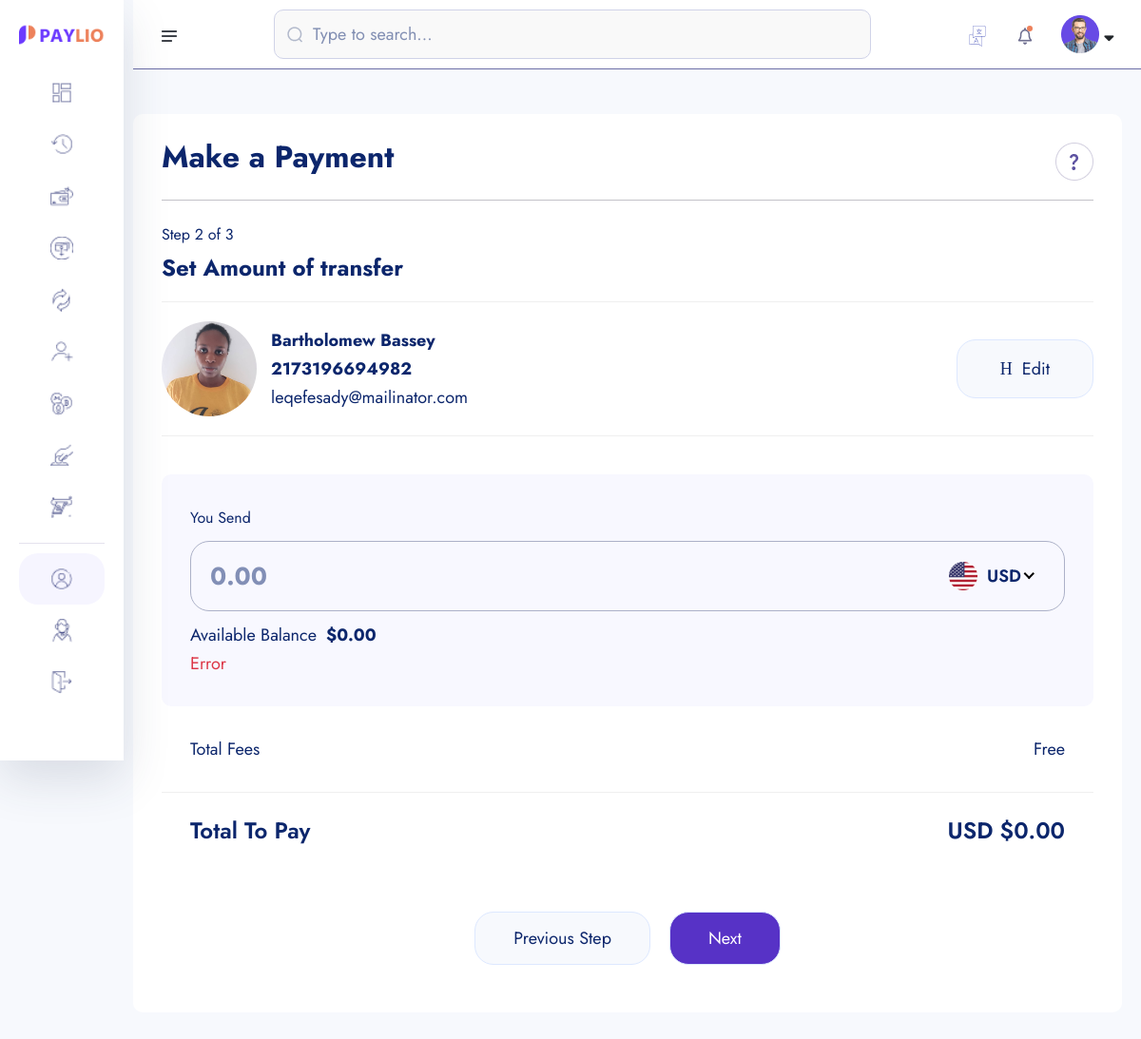
Page /account-transfer/2173196694982 (signed in) on the committed database.
### account/models.py (models this page shows, shortened)
class Account(models.Model):
    id = models.UUIDField(primary_key=True, unique=True,
                          default=uuid.uuid4, editable=False)
    user = models.OneToOneField(User, on_delete=models.CASCADE)
    account_balance = models.DecimalField(
        max_digits=12, decimal_places=2, default=0.00)
    account_number = ShortUUIDField(
        length=10, max_length=25, prefix="217", alphabet="123456789")
    account_id = ShortUUIDField(
        unique=True, length=7, max_length=25, prefix="DEX", alphabet="123456789")
    pin_number = ShortUUIDField(
        unique=True, length=4, max_length=7, prefix="217", alphabet="123456789")
    ref_code = ShortUUIDField(unique=True, length=10,
                              max_length=25, alphabet="abcdefgh123456789")
    account_status = models.CharField(
        max_length=100, choices=ACCOUNT_STATUS, default="in-active")
    date = models.DateTimeField(auto_now_add=True)
    kyc_submitted = models.BooleanField(default=False)
    kyc_confirmed = models.BooleanField(default=False)
    recommended_by = models.ForeignKey(
        User, on_delete=models.DO_NOTHING, blank=True, null=True, related_name='recommended_by')
    class Meta:
        ordering = ['date']

class Kyc(models.Model):
    id = models.UUIDField(primary_key=True, unique=True,
                          default=uuid.uuid4, editable=False)
    user = models.OneToOneField(User, on_delete=models.CASCADE)
    account = models.OneToOneField(Account, on_delete=models.CASCADE)
    full_name = models.CharField(max_length=1000)
    image = models.ImageField(upload_to="kyc", default="default.jpg")
    marital_status = models.CharField(choices=MARITAL_STATUS, max_length=40)
    gender = models.CharField(choices=GENDER, max_length=40, default="default")
    identity_type = models.CharField(choices=IDENTITY_TYPE, max_length=40)
    identity_image = models.ImageField(
        upload_to="kyc", null=False, blank=False, default=None)
    date_of_birth = models.DateTimeField(auto_now_add=False)
    signature = models.ImageField(upload_to="kyc")
    country = models.CharField(max_length=100)
    state = models.CharField(max_length=100)
    city = models.CharField(max_length=100)
    mobile = models.CharField(max_length=1000)
    fax = models.CharField(max_length=1000)
    date = models.DateTimeField(auto_now_add=True)

### userauth/models.py (models this page shows, shortened)
class User(AbstractUser):
    (
        username_,
        email_,
        is_staff_
    ) = HELP_TEXT_AND_VERBOSE_NAME["user"].values()
    username = models.CharField(
        max_length=50,
        help_text = username_[0],
        verbose_name = username_[1]
        )
    email = models.EmailField(
        max_length=254,
        unique=True,
        help_text = email_[0],
        verbose_name = email_[1]
        )
    is_staff = models.BooleanField(
        default=False,
        help_text=is_staff_[0],
        verbose_name=is_staff_[1]
        )
    USERNAME_FIELD = 'email'
    REQUIRED_FIELDS = ['username']

### core/transfer.py (the view)
# urls.py: path("account-transfer/<account_number>", transfer.AmountTransfer,
def AmountTransfer(request, account_number):
    try:
        account = Account.objects.get(account_number=account_number)
    except Account.DoesNotExist:
        messages.warning(request, "Account does not exist.")
        return redirect("core:search-account")
    context = {
        "account": account,
    }
    return render(request, "transfer/account-transfer.html", context)

### templates/transfer/account-transfer.html (shortened to what this page needs)
{% extends 'partials/dashboard_base.html' %}
{% load static %}
{% load humanize %}
{% block content %}
<section class="dashboard-section body-collapse pay step step-2">
    <div class="overlay pt-120">
        <div class="container-fruid">
            <div class="main-content">
                <div class="head-area d-flex align-items-center justify-content-between">
                    <h4>Make a Payment</h4>
                    <div class="icon-area">
                        <img src="{% static 'assets/images/icon/support-icon.png' %}" alt="icon">
                    </div>
                </div>
                <div class="choose-recipient">
                    <div class="step-area">
                        <span class="mdr">Step 2 of 3</span>
                        <h5>Set Amount of transfer</h5>
                    </div>
                    <div class="user-select">
                        <div class="single-user">
                            <div class="left d-flex align-items-center">
                                <div class="img-area">
                                    <img src="{{ account.user.kyc.image.url }}" alt="image" style="width: 100px; height: 100px; border-radius:50%; object-fit:cover;">
                                </div>
                                <div class="text-area">
                                    <p>{{ account.user.kyc.full_name|title }}</p>
                                    <p>{{ account.account_number }}</p>
                                    <span class="mdr"><a href="/cdn-cgi/l/email-protection" class="__cf_email__" data-cfemail="773f12051a1619444237101a161e1b5914181a">{{ account.user.email }}</a></span>
                                </div>
                            </div>
                            <div class="right">
                                <a href="{% url 'core:search-account' %}">
                                    <i class="icon-h-edit"></i>
                                    Edit
                                </a>
                            </div>
                        </div>
                    </div>
                </div>
                <form action="#">
                    <div class="send-banance">
                        <span class="mdr">You Send</span>
                        <div class="input-area">
                            <input class="xxlr" onkeyup="CalculateBalance()" placeholder="{{request.user.account.account_balance|intcomma}}" type="number" id="amount-send">
                        </div>
                        <p>Available Balance<b>${{request.user.account.account_balance|intcomma}}</b></p>
                        <p class="text-danger" id="error-div">Error</p>
                    </div>
                    <ul class="total-fees">
                        <li>Total Fees</li>
                        <li>Free</li>
                    </ul>
                    <ul class="total-fees pay">
                        <li>
                            <h5>Total To Pay</h5>
                        </li>
                        <li>
                            <h5 id="total-to-pay">USD $0.00</h5>
                        </li>
                    </ul>
                    <div class="footer-area mt-40">
                        <a href="pay-step-1.html">Previous Step</a>
                        <a href="pay-step-3.html" class="active">Next</a>
                    </div>
                </form>
            </div>
        </div>
    </div>
</section>
{% endblock content %}

### rows in the picture
Account: user.kyc.image (picture), user.kyc.full_name "Bartholomew Bassey", account_number "2173196694982", user.email "leqefesady@mailinator.com"
User: user.account.account_balance "0.00"
